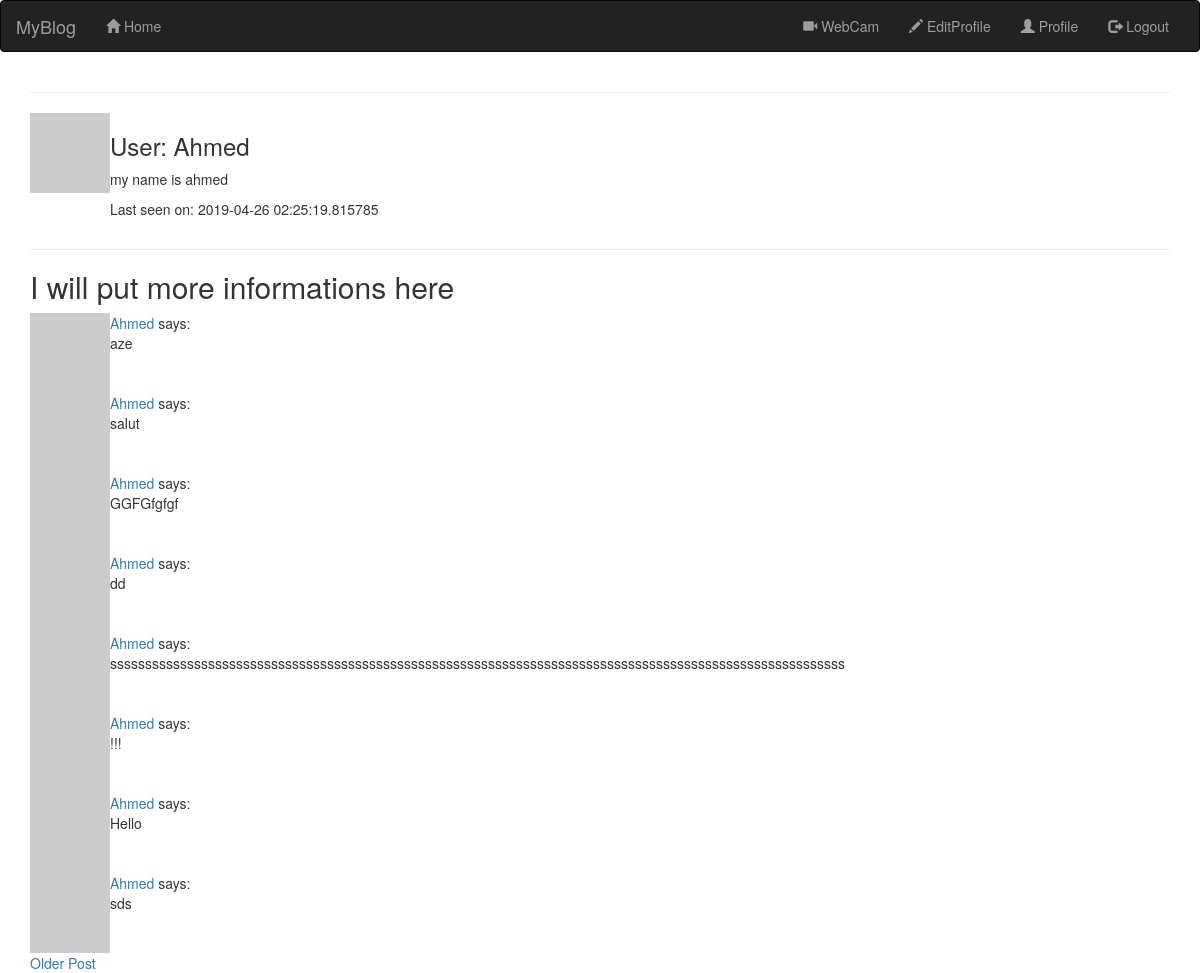
The app's page /user/Ahmed (signed in), older data.
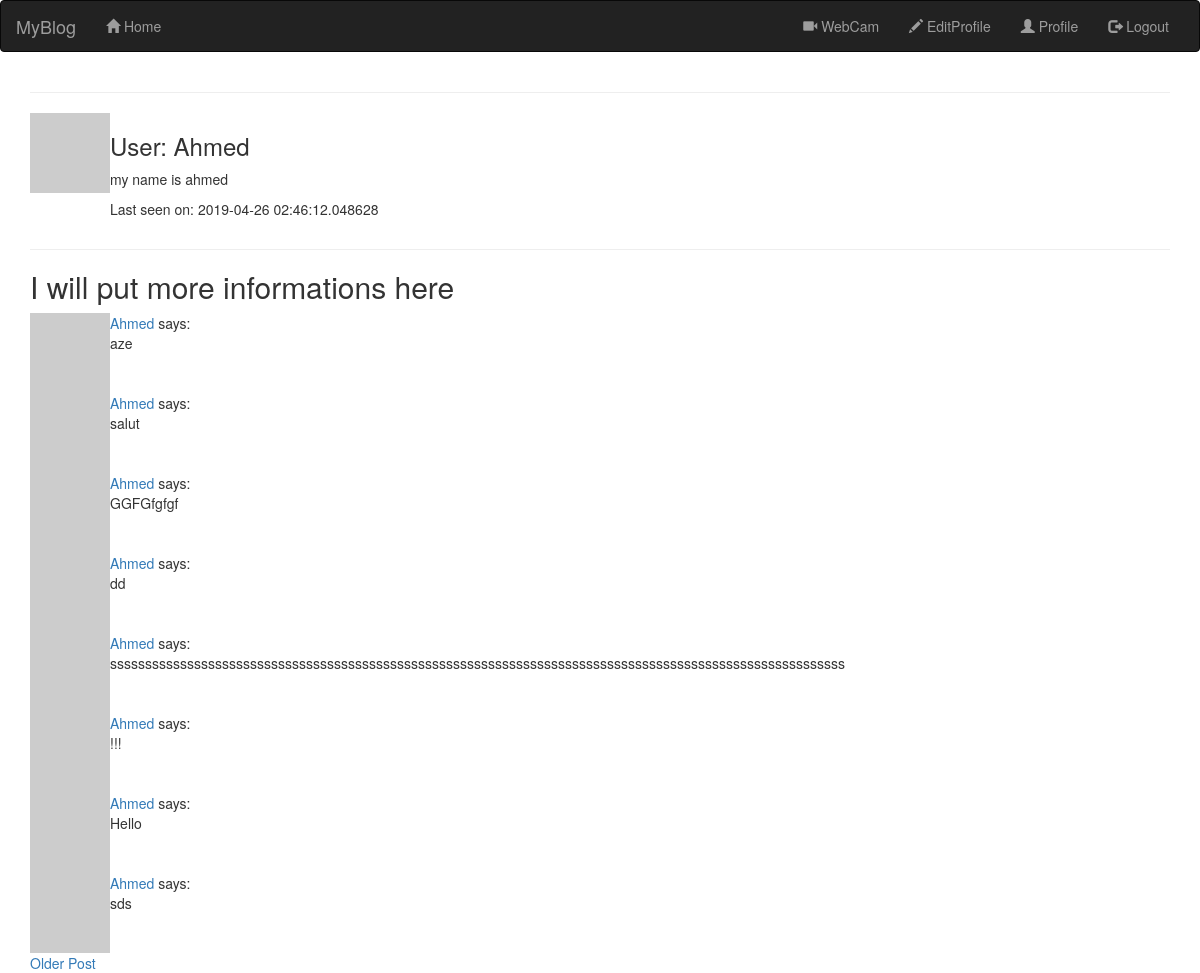
The same page, newer data.
### app/models.py (models this page shows, shortened)
class User(UserMixin, db.Model):
    __tablename__ = 'USERS'
    id = db.Column(db.Integer, primary_key=True)
    username = db.Column(db.String(64), unique=True, index=True)
    email = db.Column(db.String(128), unique=True, index=True)
    password_hash = db.Column(db.String(128))  # holds a hash of the user password
    role_id = db.Column(db.Integer, db.ForeignKey('ROLES_.id'))
    posts = db.relationship('Post', backref='user', lazy='dynamic')
    about_me = db.Column(db.String(140))   # about me
    last_seen = db.Column(db.DateTime, default=datetime.utcnow)
    def avatar(self, size):
        digest = md5(self.email.lower().encode('utf-8')).hexdigest()
        return 'https://www.gravatar.com/avatar/{}?d=identicon&s={}'.format(
            digest, size)

class Post(db.Model):
    __tablename__ = "POSTS"                # the table name
    id = db.Column(db.Integer, primary_key=True)
    body = db.Column(db.String(140))
    timestamp = db.Column(db.DateTime, index=True, default=datetime.utcnow)
    user_id = db.Column(db.Integer, db.ForeignKey('USERS.id'))

### app/routes.py (the view)
@App.route('/user/<username>')
@login_required       # only for logged in users
def user(username):
    user_porfile = User.query.filter_by(username=username).first_or_404()  # the first ( = exist 'username' ) or
    posts = [
        {'author': user_porfile, 'body': 'Test post #1'},
        {'author': user_porfile, 'body': 'Test post #2'}
    ]
    page = request.args.get('page', 1, type=int)
    my_posts = user_porfile.posts.order_by(Post.timestamp.desc()).paginate(page, App.config['POSTS_PER_PAGE'],False)
    next_url = url_for('user', username=user_porfile.username, page=my_posts.next_num) if my_posts.has_next else None
    prev_url = url_for('user', username=user_porfile.username, page=my_posts.prev_num) if my_posts.has_prev else None
    return render_template('user.html', title="profile", user=user_porfile, posts=my_posts.items, next_url=next_url,
                           prev_url=prev_url)

### app/models.py (called while the page is built)
@login.user_loader     # register
def load_user(id_):    # load the user id function
    return User.query.get(int(id_))

### app/routes.py (called while the page is built)
@App.before_request
def before_request():
    if current_user.is_authenticated:
        current_user.last_seen = datetime.utcnow()
        db.session.commit()

### app/templates/user.html (shortened to what this page needs)
{% extends "base_boots.html" %}
{% block app_content %}
<hr>
<table>
    <tr valign="top">
        <td><img src="{{user.avatar(128)}}"></td>
        <td>
            <h3> User: {{ user.username }} </h3>
            {% if user.about_me %}<p> {{ user.about_me }} </p>{% endif %}
            {% if user.last_seen %}<p> Last seen on: {{ user.last_seen }}</p>{% endif %}
        </td>
    </tr>
</table>
    <hr>
<h2 > I will put more informations here</h2>
{% for post in posts%}
        {%include '_post.html' %}
    {% endfor %}
{% if next_url %}
<a href="{{next_url}}"> Older Post </a>
{% endif %}
{% endblock %}

### app/templates/base_boots.html (shortened to what this page needs)
{% extends 'bootstrap/base.html' %}
{% block head %}
{{ super() }}
{% endblock%}
{% block navbar %}
    <nav class="navbar navbar-inverse">
        <div class="container-fluid">
            <div class="navbar-header">
                <a class="navbar-brand" href="#">MyBlog</a>
            </div>
            <div class="collapse navbar-collapse" id="bs-example-navbar-collapse-1">
                <ul class="nav navbar-nav">
                    <li><a href="{{ url_for('index') }}"> <span class="glyphicon glyphicon-home"></span> Home</a></li>
                </ul>
                <ul class="nav navbar-nav navbar-right">
                    {% if current_user.is_anonymous %}
                    <li><a href="{{ url_for('login') }}"><span class="glyphicon glyphicon-log-in"></span> Login</a></li>
                    {% else %}
                    <li><a href="{{ url_for('camera') }}"><span class="glyphicon glyphicon-facetime-video"></span> WebCam</a></li>
                    <li><a href="{{ url_for('edit_profile') }}"> <span class=" 	glyphicon glyphicon-pencil"></span> EditProfile</a></li>
                    <li><a href="{{ url_for('user', username=current_user.username) }}"> <span class="glyphicon glyphicon-user"></span> Profile</a></li>
                    <li><a href="{{ url_for('logout') }}"> <span class="glyphicon glyphicon-log-out"></span> Logout</a></li>
                    {% endif %}
                </ul>
            </div>
        </div>
    </nav>
{% endblock %}
{% block content %}
    <div class="container">
        {% block app_content %}{% endblock %}
{% endblock %}

### app/templates/_post.html
<table class="tabel table-hover">
    <tr valign="top">
        <td width="45px">
            <a href="{{ url_for('user', username=post.user.username) }}">
                <img src="{{ post.user.avatar(45) }}"></a>
        </td>
        <td>
            <a href="{{ url_for('user', username=post.user.username) }}">
                 {{ post.user.username }}
                </a>
            says:<br>
            {{ post.body }}
        </td>
    </tr>
</table>

Row changes from the older to the newer data that the page shows:
changed User "Ahmed": last_seen "2019-04-26 02:25:19.815785" → "2019-04-26 02:46:12.048628"
